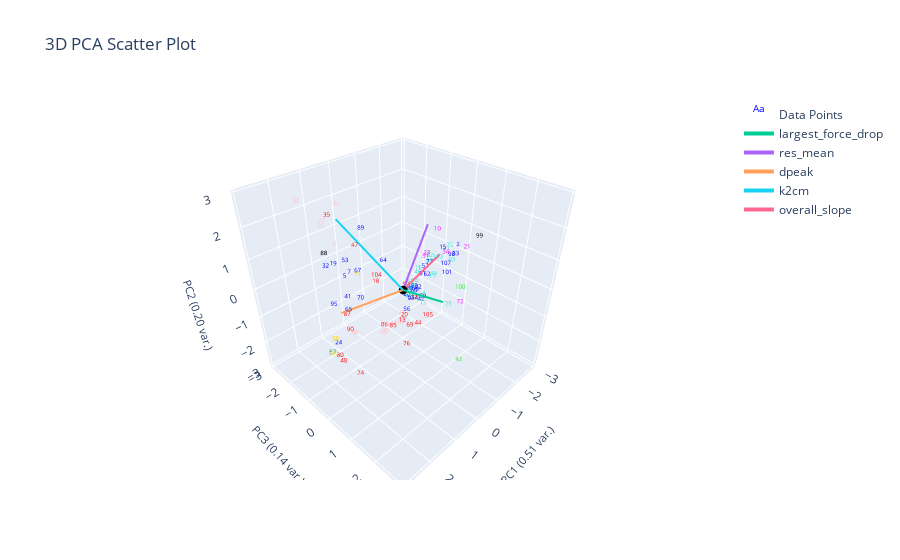

Notebook source saved alongside this figure:
### Markdown cell above
# Radius Neighbors Classifier
- Within radius r, assing query point to highest frequency label
- Good for when data isn't uniformly distributed (clusters have different densities)

### Code cell
from sklearn.neighbors import RadiusNeighborsClassifier


X = plotting.extract_numerical_features(marions_labeled_data).values.tolist()
y = marions_labeled_data[f'{ylabel_name}_nums'].values.tolist()
rn = RadiusNeighborsClassifier(radius=1.5, outlier_label=-1)
rn.fit(X,y)
rn_predictions = pd.Series(rn.predict(clustering_features.values))

rn_actual = marions_labeled_data[f'{ylabel_name}_nums']
rn_changed_ylabel_idxs = find_changed_ylabel_data(rn_predictions, rn_actual)
rn_corrected_predictions = correct_pseudo_ylabels_to_actual(rn_predictions, rn_actual, rn_changed_ylabel_idxs)

plotting.plot_cluster_subplots(rn_corrected_predictions, curve_data, 
                                  clustering_method="Nearest Centroid", 
                                  cluster_category_names=cluster_num_to_ylabel,
                                  bold_idxs=rn_actual.index
                                  )
plotting.plot_cluster_subplots(rn_predictions, curve_data,
                                  clustering_method="Nearest Centroid", 
                                  cluster_category_names=cluster_num_to_ylabel,
                                  pseudo_corrections=rn_corrected_predictions,
                                  bold_idxs=rn_actual.index
                                  )
plotting.plot_pca(clustering_features, rn_predictions, 3, 
                  graph_title=f'',
                  ylabel_name=ylabel_name,)

### Figure 1 — Plotly figure (JSON) as saved in the notebook; plotly's stock layout.template omitted (floating-point values rounded to 4 significant figures)
{"data": [{"mode": "text", "name": "Data Points", "text": ["0", "1", "2", "3", "4", "5", "6", "7", "8", "9", "10", "11", "12", "13", "14", "15", "16", "17", "18", "19", "20", "21", "22", "23", "24", "25", "26", "27", "28", "29", "30", "31", "32", "33", "34", "35", "36", "37", "38", "39", "40", "41", "42", "43", "44", "45", "46", "47", "48", "49", "50", "51", "52", "53", "54", "55", "56", "57", "58", "59", "60", "61", "62", "63", "64", "65", "66", "67", "68", "69", "70", "71", "72", "73", "74", "75", "76", "77", "78", "79", "80", "81", "82", "83", "84", "85", "86", "87", "88", "89", "90", "91", "92", "93", "94", "95", "96", "97", "98", "99", "100", "101", "102", "103", "104", "105", "106", "107", "108", "109"], "textfont": {"color": ["blue", "turquoise", "blue", "pink", "turquoise", "blue", "magenta", "blue", "blue", "pink", "magenta", "turquoise", "turquoise", "red", "pink", "blue", "turquoise", "turquoise", "red", "blue", "red", "magenta", "turquoise", "magenta", "blue", "turquoise", "turquoise", "pink", "turquoise", "pink", "pink", "turquoise", "blue", "blue", "magenta", "red", "pink", "red", "gold", "blue", "blue", "blue", "blue", "lime", "red", "turquoise", "turquoise", "red", "red", "turquoise", "turquoise", "magenta", "blue", "blue", "blue", "pink", "blue", "green", "turquoise", "red", "turquoise", "pink", "blue", "blue", "blue", "blue", "blue", "blue", "magenta", "red", "blue", "gold", "magenta", "blue", "red", "turquoise", "red", "blue", "pink", "pink", "red", "blue", "turquoise", "blue", "magenta", "red", "red", "red", "black", "blue", "red", "blue", "blue", "turquoise", "turquoise", "blue", "pink", "pink", "blue", "black", "lime", "blue", "magenta", "turquoise", "red", "red", "black", "blue", "pink", "gold"], "size": 6}, "type": "scatter3d", "x": [-0.4106, -0.9288, -2.596, 1.104, -0.04511, 1.466, -4.148, 1.804, -0.3853, 0.000174, -2.121, -1.442, 0.07756, 0.2565, 0.3918, -2.119, -0.9654, -1.382, 1.491, 1.185, 0.3561, -1.272, -1.627, -1.172, 1.882, 0.191, -0.1242, 1.567, -0.1115, 0.01755, 1.734, -2.217, 1.471, -2.439, -1.071, 2.383, 1.738, 0.1452, 2.03, -0.7734, -0.4269, 1.234, -0.2648, 1.211, 0.8373, -0.2236, -0.9016, 1.719, 2.593, -0.6936, -1.217, -0.9873, -1.33, 0.9893, -0.5549, 1.224, -0.03471, 2.119, -0.4056, -0.5167, 0.1873, 1.594, -1.097, -0.4578, 0.6658, 1.541, -0.5375, 1.385, -3.767, 2.065, 1.667, 2.267, 0.9181, -0.6715, 2.547, -2.345, 1.713, -1.346, 1.47, 0.6275, 2.234, -0.5391, -0.5084, -0.5667, -3.086, 0.4854, 2.083, 1.533, 2.35, 0.9782, 1.906, -1.156, -0.8135, -1.657, -0.5038, 1.814, 0.7143, 1.507, -2.284, -2.536, 0.03863, -1.921, -3.354, -1.303, 1.322, 0.7258, -4.755, -1.993, 0.185, 2.366], "y": [-0.1336, -0.245, -0.0996, -1.642, 0.7684, -0.7981, -0.2511, -0.1305, -0.03606, -0.01009, -0.5867, -0.397, 0.8814, 0.2269, -0.162, -0.324, -0.3004, -0.07603, 0.5295, -1.677, 0.4095, 1.204, -0.4341, -0.1638, -0.8133, 1.849, 0.1201, -1.445, 0.2224, -0.05074, -2.329, -0.2818, -1.661, -0.04144, 0.6504, -0.01132, -1.268, 0.5861, -0.7415, 0.09165, -0.2621, -1.078, 0.4705, 3.064, 1.393, 0.04536, -0.2687, 0.05331, 0.3655, 0.5424, -0.07552, -0.06003, -0.3571, -1.365, -0.04577, 0.04454, 0.1263, -0.8369, -0.02147, -0.3964, 0.8656, -0.6886, -0.05282, -0.1158, -0.07978, -0.6477, -0.06799, -0.3083, -0.2996, 2.278, 0.09565, 0.7689, 2.747, -0.1277, 0.9987, -0.2365, 1.836, -0.1956, -0.5988, -0.1188, -0.2943, -0.2451, -0.2033, -0.0763, -0.1993, 0.06686, 1.451, -0.748, -0.3496, -0.581, -0.1527, -0.3158, -0.1525, 0.4253, -0.00594, -0.9447, -0.1243, -0.4438, -0.0895, 0.725, 2.076, 0.05319, -0.1952, 0.1731, 0.3696, 1.629, -0.1863, -0.06404, 0.02932, -0.4441], "z": [-0.8724, -0.04772, 0.1429, 1.06, 0.0005921, 0.5397, 1.092, 1.156, -0.4434, -1.348, 0.7049, 0.1231, -0.2161, -1.136, -1.441, 0.1429, -0.08318, -0.4948, 1.041, 0.4144, -0.7653, 1.165, 0.02055, 0.4204, -1.654, 0.3368, -0.4292, 2.029, -0.4424, -1.144, 2.361, 0.06222, 0.47, -0.1083, 0.8491, 3.011, 2.01, -0.1701, -1.361, -0.867, -0.8309, -0.4348, -0.4918, -0.09782, -0.1891, -0.3818, -0.2061, 1.985, -1.075, 0.225, 0.1545, 0.4271, -0.2145, 0.5791, -0.8905, -0.04316, -0.9442, -1.91, -0.337, -0.5344, -0.04446, 2.792, -0.274, -0.8517, 1.018, -0.4998, -0.6077, 0.9178, 1.054, 1.014, 0.3784, 1.723, 1.296, -0.6699, -1.099, 0.1614, -0.06598, 0.01022, -1.393, -1.534, -1.574, -0.5951, -0.3348, -0.4594, 0.3475, -1.307, 0.5324, -0.7392, 1.851, 1.928, -0.7173, -0.4028, -0.6668, 0.2206, -0.207, -0.3249, -1.557, -1.273, -0.09006, 0.8118, 0.9064, -0.5457, 0.5385, 0.3721, 1.072, 0.1508, 1.036, -0.2881, -1.389, -1.542]}, {"marker": {"color": "black", "size": 3}, "mode": "markers", "name": "Origin", "showlegend": false, "type": "scatter3d", "x": [0], "y": [0], "z": [0]}, {"line": {"width": 4}, "mode": "lines+text", "name": "largest_force_drop", "textposition": "top center", "type": "scatter3d", "x": [0, 1.091], "y": [0, 2.378], "z": [0, 1.397]}, {"line": {"width": 4}, "mode": "lines+text", "name": "res_mean", "textposition": "top center", "type": "scatter3d", "x": [0, -1.331], "y": [0, -0.3095], "z": [0, 1.522]}, {"line": {"width": 4}, "mode": "lines+text", "name": "dpeak", "textposition": "top center", "type": "scatter3d", "x": [0, 1.612], "y": [0, -0.8751], "z": [0, -0.441]}, {"line": {"width": 4}, "mode": "lines+text", "name": "k2cm", "textposition": "top center", "type": "scatter3d", "x": [0, 1.002], "y": [0, -1.575], "z": [0, 2.059]}, {"line": {"width": 4}, "mode": "lines+text", "name": "overall_slope", "textposition": "top center", "type": "scatter3d", "x": [0, -1.56], "y": [0, 0.01097], "z": [0, 0.5458]}], "layout": {"autosize": true, "scene": {"aspectmode": "cube", "xaxis": {"range": [-3.064, 3.064], "title": {"font": {"size": 11}, "text": "PC1 (0.51 var.)"}}, "yaxis": {"range": [-3.064, 3.064], "title": {"font": {"size": 11}, "text": "PC3 (0.14 var.)"}}, "zaxis": {"range": [-3.064, 3.064], "title": {"font": {"size": 11}, "text": "PC2 (0.20 var.)"}}}, "title": {"text": "3D PCA Scatter Plot"}}}
